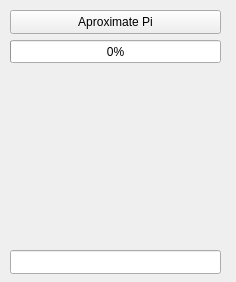
<?xml version="1.0" encoding="UTF-8"?>
<ui version="4.0">
 <class>MainWindow</class>
 <widget class="QWidget" name="MainWindow">
  <property name="geometry">
   <rect>
    <x>0</x>
    <y>0</y>
    <width>236</width>
    <height>282</height>
   </rect>
  </property>
  <property name="windowTitle">
   <string>MainWindow</string>
  </property>
  <widget class="QPushButton" name="button_aproximate">
   <property name="geometry">
    <rect>
     <x>10</x>
     <y>10</y>
     <width>211</width>
     <height>24</height>
    </rect>
   </property>
   <property name="text">
    <string>Aproximate Pi</string>
   </property>
  </widget>
  <widget class="QLineEdit" name="line_edit_pi">
   <property name="geometry">
    <rect>
     <x>10</x>
     <y>250</y>
     <width>211</width>
     <height>24</height>
    </rect>
   </property>
  </widget>
  <widget class="QProgressBar" name="progress_bar">
   <property name="geometry">
    <rect>
     <x>10</x>
     <y>40</y>
     <width>211</width>
     <height>23</height>
    </rect>
   </property>
   <property name="value">
    <number>0</number>
   </property>
  </widget>
 </widget>
 <resources/>
 <connections/>
</ui>
